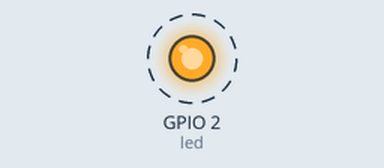
Simulated run of this program. Board: ESP32 board running MicroPython. On the bench: output pins drawn as LEDs (lit = HIGH). Dashed ring = blinking. What the program prints to the serial console is not drawn.

Above: at 4.2 s.
Timing chart, 0 to 7.0 s (numbered marks = the images above):
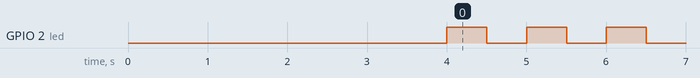

The program:

main.py
```python
"""
Programa simples para conferir o ambiente MicroPython:
 - mostra algumas informações do chip;
 - mede quanto tempo leva um laço de 1.000.000 de somas;
 - fica piscando o LED da placa (GPIO2) a cada 500 ms.
"""
import esp
import gc
import machine
import os
import time
from machine import Pin

LED_GPIO = 2
BLINK_INTERVAL_MS = 500


def print_chip_info():
    print("\n=== Teste ESP32 em MicroPython ===")
    print("Versao:", os.uname().version)
    print("Frequencia CPU:", machine.freq() // 1_000_000, "MHz")
    print("Flash:", esp.flash_size() // (1024 * 1024), "MB")
    gc.collect()
    print("Heap livre:", gc.mem_free(), "bytes")


def loop_benchmark():
    total = 0
    start = time.ticks_us()
    for i in range(1_000_000):
        total += i
    end = time.ticks_us()
    print("Laco de 1.000.000 iteracoes:", time.ticks_diff(end, start), "us (soma=%d)" % total)


def main():
    print_chip_info()
    loop_benchmark()

    led = Pin(LED_GPIO, Pin.OUT)
    state = 0
    counter = 0

    while True:
        state = not state
        led.value(state)
        print("[%d] LED %s" % (counter, "LIGADO" if state else "DESLIGADO"))
        counter += 1
        time.sleep_ms(BLINK_INTERVAL_MS)


main()
```

Measured:
- by itself, GPIO 2 (led): alternates HIGH for 0.50 s and LOW for 0.50 s
